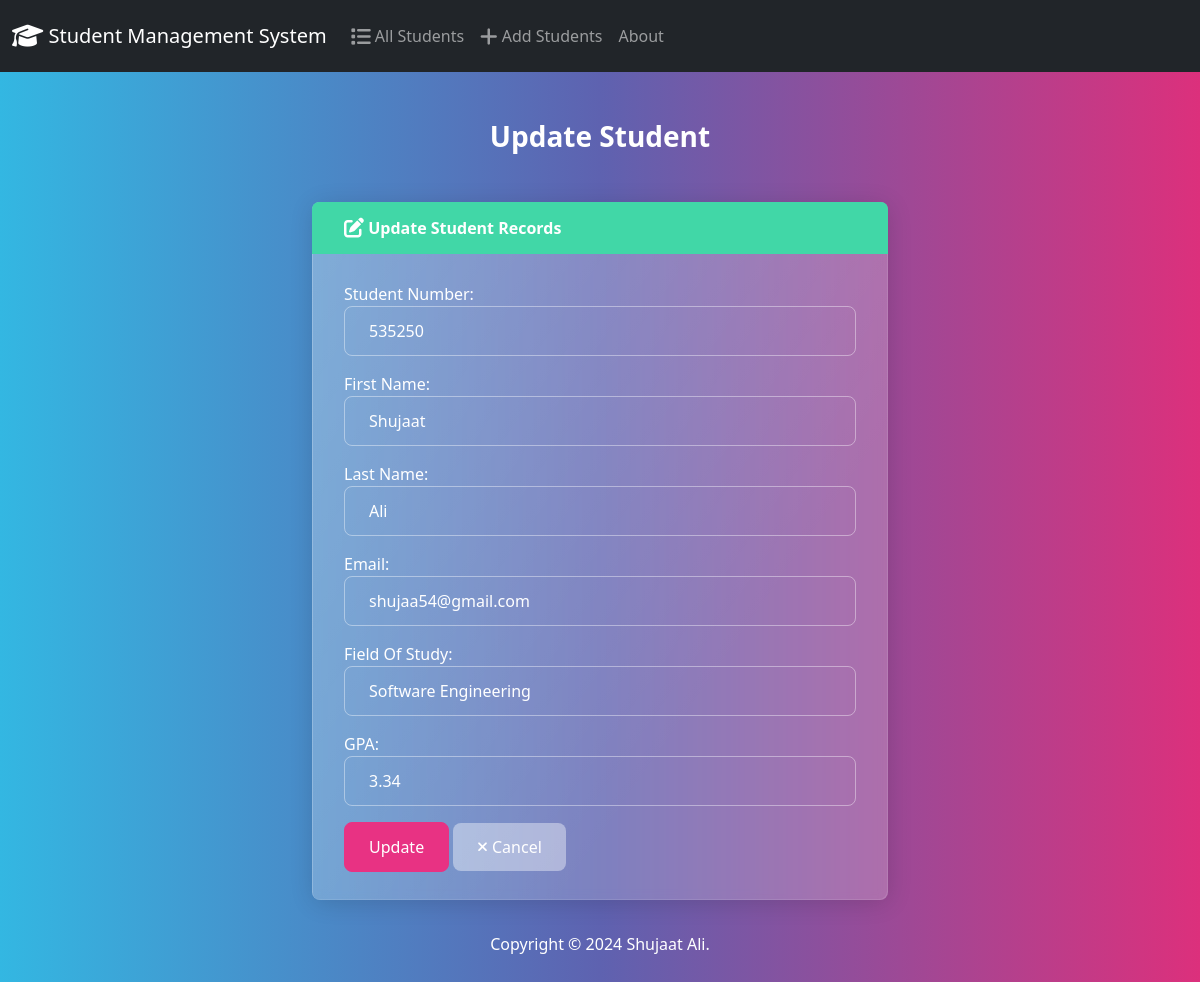
Page /edit/1/ on the committed database.
### students/models.py (models this page shows, shortened)
class Student(models.Model):
    student_number = models.PositiveBigIntegerField()
    first_name = models.CharField(max_length = 50)
    last_name = models.CharField(max_length = 50)
    email = models.EmailField(max_length = 100)
    field_of_study = models.CharField(max_length = 50)
    gpa = models.FloatField()

### students/views.py (the view)
# urls.py: path('edit/<int:id>/' ,views.edit , name='edit'),
def edit(request, id):
    student = Student.objects.get(pk=id)
    if request.method == "POST":
        form = StudentForm(request.POST, instance=student)  # Pass instance to the form
        if form.is_valid():
            form.save()
            return render(request, 'students/edit.html', {
                'form': form,
                'success': True
            })
    else:
        form = StudentForm(instance=student)  # Pass instance to the form
    return render(request, 'students/edit.html', {
        'form': form,
    })

### students/forms.py
class StudentForm(forms.ModelForm):
    class Meta:
        model = Student
        fields = ["student_number", "first_name", "last_name", "email","field_of_study","gpa"]
        labels = {
            "student_number" : "Student Number",
            "first_name"  : "First Name",
            "last_name"  : "Last Name",
            "email" : "Email",
            "field_of_study" : "Field Of Study",
            "gpa" : "GPA"
        }
        widgets = {
            "student_number" :forms.NumberInput(attrs={'class':'form-control'}),
            "first_name" : forms.TextInput(attrs={'class':'form-control'}),
            "last_name" : forms.TextInput(attrs={'class':'form-control'}),
            "email" : forms.EmailInput(attrs={'class':'form-control'}),
            "field_of_study" : forms.TextInput(attrs={'class' : 'form-control'}),
            "gpa" : forms.NumberInput(attrs={'class':'form-control'})
        }

### students/templates/students/edit.html (shortened to what this page needs)
{% extends "students/base.html" %}
{% block body %}
<h3 class="text-center m-4">
  Update Student
</h3>
  {% if success %}
    <div class="alert alert-success" role="alert">
        Student Updated Successfully
        <a href="{% url 'index' %}" class="alert-link">Go to Home page.</a>
    </div>
  {% else %}
  <div class="row justify-content-center">
    <div class="col-6">
        <div class="card border-success mb-3">
            <div class="card-header">
                <i class="fa-solid fa-pen-to-square fa-lg"></i> Update Student Records
            </div>
            <div class="card-body">
            <form action="" method="POST">
                {{form.as_p}}
                <button type="submit" class="btn btn-primary">Update</button>
                <a href="{% url 'index' %}" class="btn btn-secondary"> <i class="fa-solid fa-xmark fa-sm"></i> Cancel</a>
            </form>
            </div>
    </div>
  </div>
  {% endif %}
{% endblock %}

### rows in the picture
Student: student_number "535250", first_name "Shujaat", last_name "Ali", email "shujaa54@gmail.com", field_of_study "Software Engineering", gpa "3.34"
